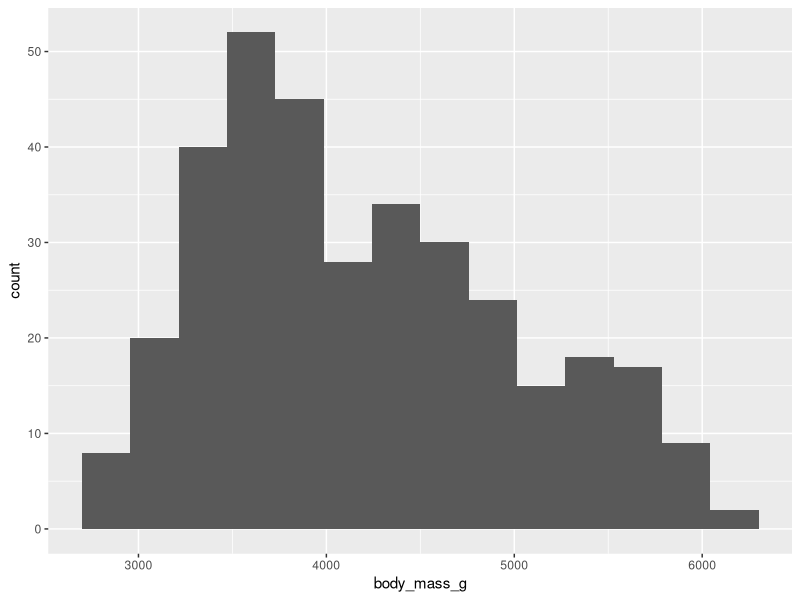

R code for this plot:
## ---- chunk 1
library(tidyverse)
library(palmerpenguins)
penguins_df <- penguins
penguins_df
## ---- chunk 2
penguins_df %>%
  ggplot() +
    geom_histogram(mapping = aes(x = body_mass_g), bins = 15)
## ---- chunk 3
penguins_df %>%
  group_by(species, island) %>%
  summarize(
    mean_body_mass = mean(body_mass_g, na.rm = TRUE),
    med_body_mass = median(body_mass_g, na.rm = TRUE),
    sd_body_mass = sd(body_mass_g, na.rm = TRUE),
    count_penguins = n()
  )
## ---- chunk 4
penguins_df %>%
  drop_na() %>%
  group_by(species) %>%
  summarize(
    count_penguins = n(),
    min_body_mass = quantile(body_mass_g, probs = 0),
    q1_body_mass = quantile(body_mass_g, probs = 0.25),
    med_body_mass = quantile(body_mass_g, probs = 0.5),
    q3_body_mass = quantile(body_mass_g, probs = 0.75),
    max_body_mass = quantile(body_mass_g, probs = 1)
  )
